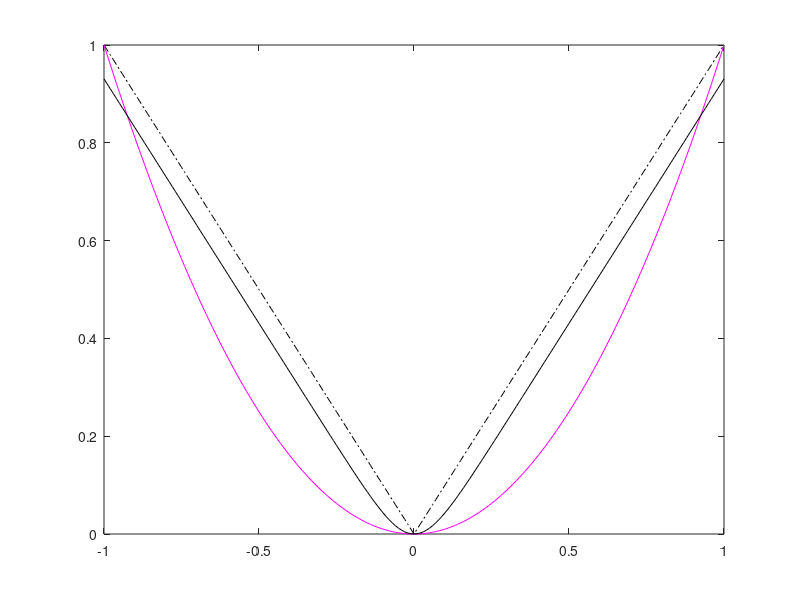

The MATLAB source for this figure:
Ax = (-1:0.01:1)';
Ay = Ax*0;
A2 = Ax.^2 + Ay.^2;
Z = sqrt(A2);

s = 10;

Expz = exp(-2*s*Z);
F = Z + 1/s*log(1 + Expz) - 1/s*log(2);
plot(Ax, Z, 'k-.', Ax, Ax.^2, 'm', Ax, F, 'k')